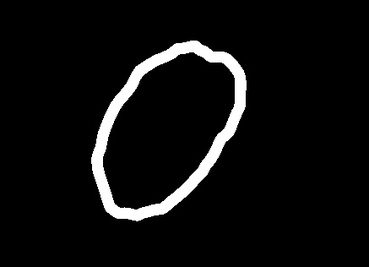
#> input picture program/case/截图翻译/test/letter2.jpg, 369 x 267 px, shrunk from 437 x 316 before the run, found by its file name
$ python cut.py
#> lines starting #> are read from the running program, lines starting #| are printed output that depends on the picture; after the words box and inside, x2 and y2 are one past the last pixel; in counts of white or black regions, pixels touching at a corner belong together
import cv2
import numpy as np

"""
此脚本用于对含有字符的图片进行提取，注意这个脚本不需要拥有句子提取的能力
"""


class cut:
    debug = None
    min_area = None
    top = 1

    def show(self, img=None):
        """
        用于测试，并展示图像，默认展示原图像
        :param img: 用于展示的图像
        :return: Key
        """
        if not self.debug:
            return
        if img is None:
            cv2.imshow('image', self.img)
        else:
            cv2.imshow('image', img)
        key = cv2.waitKey()
        cv2.destroyAllWindows()

        save_name = rf'test\letters\{self.top}{chr(key)}.jpg'
        self.top += 1
        print(save_name)
        cv2.imwrite(save_name, img)

        return key

    def image_init(self, img=None):
        """
        该函数用于将图像灰度化，模糊化，二值化等操作得到可以处理的图像
        :param img: img
        :return: img,con
        """
        if img is None:
            img = self.img
        copy_img = img.copy()
        # self.show(img)  # 展示原始图像

        # # 高斯滤波
        # img = cv2.GaussianBlur(img, (5, 5), 0)      # 这里使用滤波可能会导致字母的粘合

        ## 灰度化处理
        gray_img = cv2.cvtColor(img, cv2.COLOR_RGB2GRAY)
        # self.show(gray_img)

        ## 二值化
        _, binary = cv2.threshold(gray_img, 200, 255, cv2.THRESH_BINARY_INV)
        # [13 lines of commented-out code are left out]
        contours, w1 = cv2.findContours(binary, cv2.RETR_EXTERNAL, cv2.CHAIN_APPROX_SIMPLE)
        show_img = cv2.drawContours(copy_img.copy(), contours, -1, (0, 0, 255), 2)
        # self.show(show_img)

        ## 提取有效轮廓
        result = []
        for item in contours:
            d = max(self.min_area,20)
            d = min(d,30)
            if cv2.contourArea(item) < d:  # 过于小的部分抛弃
                continue

            # if self.debug:
            #     print(cv2.contourArea(item))
            rect = cv2.boundingRect(item)
            x, y, weight, height = rect  # 这个是轮廓的信息
            result.append(rect)  # 收集所有的轮廓信息
        # contour 所表示的是每一个矩形轮廓的左上点和右下点的坐标
        # print(result)
        contours = [[[a[0], a[1]], [a[0] + a[2], a[1] + a[3]]] for a in result]
        if self.debug:
            show_img = copy_img.copy()
            for contour in contours:
                show_img = cv2.rectangle(show_img, contour[0], contour[1], (0, 0, 255), 1)
            # self.show(show_img)

        ## 剪切对应的轮廓，并返回对应的轮廓矩形的左上点和右下点的坐标集合、
        result_imgs = []
        for contour in contours:
            result_imgs.append(copy_img[contour[0][1]:contour[1][1], contour[0][0]:contour[1][0]])

        if self.debug:
            for img in result_imgs:
                self.show(img)

        return result_imgs, contours

    def cmd_dot(self, contour):
        """
        :param contour: 轮廓信息
        :return: boor
        """
        if cv2.contourArea(contour) > 1.5 * self.min_area:
            return False

        x,y,w,h = cv2.boundingRect(contour)
        if 0.75 < w/h < 1.5 and cv2.contourArea(contour)/(w*h) > 0.6:
            return True
        return False

    def get_letter(self, img):
        """
        用于返回截取结果的集合
        :return: zip
        """
        ## 读入所需的图像
        if img is None:
            img = cv2.imread('test/1.jpg')

        ## 定义噪音的最大面积
        self.min_area = img.shape[0] * img.shape[1] / 100
        # print(self.min_area)
        self.img = img
        # self.show()
        ## 图像预处理
        self.result_imgs, self.contours = self.image_init(self.img)  # 得到截图和轮廓矩阵

        return self.result_imgs, self.contours

    def __init__(self, debug=True):
        self.debug = debug


if __name__ == '__main__':
    img = cv2.imread(r'test\letter2.jpg')
#> img is the input picture: shape (267, 369, 3); min 0, max 255, mean 14.2
    response = cut()
    imgs, _ = response.get_letter(img)
#> in image_init, `_, binary = cv2.threshold(gray_img, 200, 255, cv2.THRESH_BINARY_INV)`:
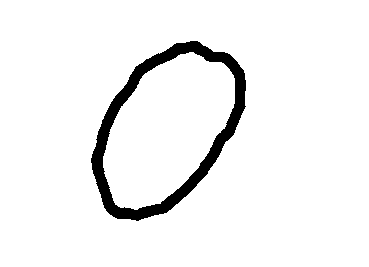
#> binary: shape (267, 369); 94.7% white; 1 black region, box (x1, y1, x2, y2) and area: (91, 41, 246, 221) 5213
#> in image_init, `contours, w1 = cv2.findContours(binary, cv2.RETR_EXTERNAL, cv2.CHAIN_A..`: contours = [[[0, 0], [0, 266], [368, 266], [368, 0]]]; w1 = [[-1, -1, -1, -1]]
#> in image_init, `show_img = cv2.drawContours(copy_img.copy(), contours, -1, (0, 0, 255)..`:
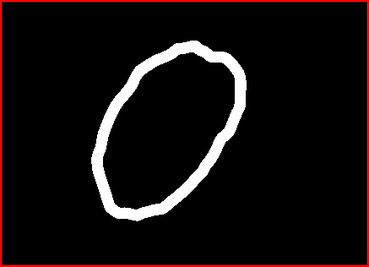
#> show_img: shape (267, 369, 3); mean B, G, R 14.2, 14.2, 20.7
#> the loop in image_init, `for item in contours:` made 1 pass
#> (item, d, x, y, weight, height) on pass 1: ([[0, 0], [0, 266], [368, 266], [368, 0]], 30, 0, 0, 369, 267)
#> after the loop in image_init, `for item in contours:`: result = [(0, 0, 369, 267)]
#> in image_init, `contours = [[[a[0], a[1]], [a[0] + a[2], a[1] + a[3]]] for a in result]`: contours = [[[0, 0], [369, 267]]]
#> the loop in image_init, `for contour in contours:` made 1 pass
#> pass 1, in image_init, `show_img = cv2.rectangle(show_img, contour[0], contour[1], (0, 0, 255)..`:
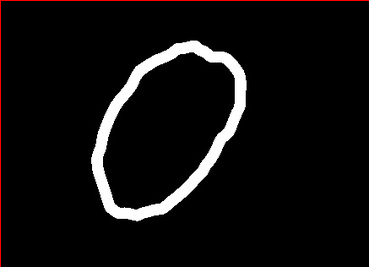
#> show_img: shape (267, 369, 3); 0.64% of pixels changed, all inside (x1, y1, x2, y2) = (0, 0, 369, 267)
#> after the loop in image_init, `for contour in contours:`: result_imgs = 1 item
#> the loop in image_init, `for img in result_imgs:` made 1 pass; (key Esc is pressed on pass 1)
#| test\letters\1.jpg
#> in get_letter, `self.result_imgs, self.contours = self.image_init(self.img)`: self.contours = [[[0, 0], [369, 267]]]
#> imgs = 1 item
